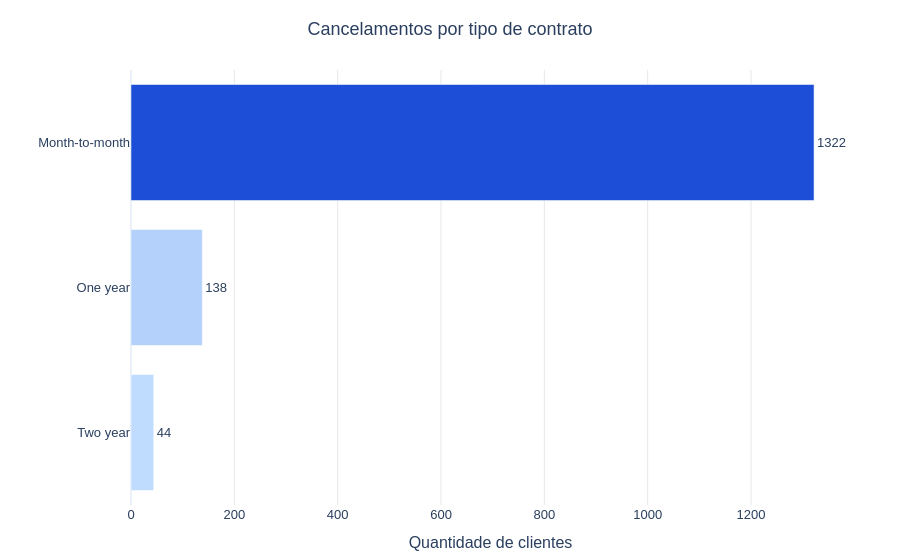

Notebook code cell kept with this figure:
### Code cell
cancelados = df_gold[
    df_gold["Cancelamento"]
    .astype("string")
    .str.strip()
    .str.casefold()
    .isin(["sim", "yes", "true", "1"])
]

cancelamentos_por_contrato = (
    cancelados["Contrato"]
    .value_counts()
    .rename_axis("Contrato")
    .reset_index(name="Cancelamentos")
    .sort_values("Cancelamentos", ascending=True)
)

fig = px.bar(
    cancelamentos_por_contrato,
    x="Cancelamentos",
    y="Contrato",
    orientation="h",
    color="Cancelamentos",
    text="Cancelamentos",
    color_continuous_scale=["#BFDBFE", "#1D4ED8"],
    title="Cancelamentos por tipo de contrato",
    labels={
        "Contrato": "Tipo de contrato",
        "Cancelamentos": "Quantidade de clientes",
    },
    template="plotly_white",
)

fig.update_traces(
    textposition="outside",
    hovertemplate=(
        "<b>Contrato %{y}</b><br>"
        "Cancelamentos: %{x}<extra></extra>"
    ),
)

fig.update_layout(
    title_x=0.5,
    coloraxis_showscale=False,
    xaxis=dict(showgrid=True, gridcolor="#E5E7EB"),
    yaxis_title="",
    font=dict(family="Arial", size=13),
    margin=dict(l=30, r=50, t=70, b=40),
)

# Abre o gráfico interativo no navegador
fig.show()

### Figure 1 — Plotly figure (JSON) as saved in the notebook; plotly's stock layout.template omitted (floating-point values rounded to 4 significant figures)
{"data": [{"hovertemplate": "<b>Contrato %{y}</b><br>Cancelamentos: %{x}<extra></extra>", "legendgroup": "", "marker": {"color": [44, 138, 1322], "coloraxis": "coloraxis", "pattern": {"shape": ""}}, "name": "", "orientation": "h", "showlegend": false, "text": [44.0, 138.0, 1322.0], "textposition": "outside", "type": "bar", "x": [44, 138, 1322], "xaxis": "x", "y": ["Two year", "One year", "Month-to-month"], "yaxis": "y"}], "layout": {"barmode": "relative", "coloraxis": {"autocolorscale": false, "colorbar": {"title": {"text": "Quantidade de clientes"}}, "colorscale": [[0, "#BFDBFE"], [1, "#1D4ED8"]], "showscale": false}, "font": {"family": "Arial", "size": 13}, "legend": {"tracegroupgap": 0}, "margin": {"b": 40, "l": 30, "r": 50, "t": 70}, "title": {"text": "Cancelamentos por tipo de contrato", "x": 0.5}, "xaxis": {"anchor": "y", "domain": [0, 1], "gridcolor": "#E5E7EB", "showgrid": true, "title": {"text": "Quantidade de clientes"}}, "yaxis": {"anchor": "x", "domain": [0, 1], "title": {"text": ""}}}}
